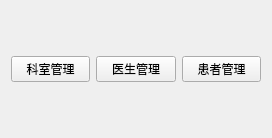
<?xml version="1.0" encoding="UTF-8"?>
<ui version="4.0">
 <class>WelcomeView</class>
 <widget class="QWidget" name="WelcomeView">
  <property name="geometry">
   <rect>
    <x>0</x>
    <y>0</y>
    <width>272</width>
    <height>138</height>
   </rect>
  </property>
  <property name="windowTitle">
   <string>欢迎</string>
  </property>
  <layout class="QVBoxLayout" name="verticalLayout">
   <item>
    <spacer name="verticalSpacer">
     <property name="orientation">
      <enum>Qt::Vertical</enum>
     </property>
     <property name="sizeHint" stdset="0">
      <size>
       <width>20</width>
       <height>40</height>
      </size>
     </property>
    </spacer>
   </item>
   <item>
    <layout class="QHBoxLayout" name="horizontalLayout">
     <item>
      <widget class="QPushButton" name="btDepartment">
       <property name="minimumSize">
        <size>
         <width>20</width>
         <height>20</height>
        </size>
       </property>
       <property name="text">
        <string>科室管理</string>
       </property>
      </widget>
     </item>
     <item>
      <widget class="QPushButton" name="btDoctor">
       <property name="minimumSize">
        <size>
         <width>20</width>
         <height>20</height>
        </size>
       </property>
       <property name="text">
        <string>医生管理</string>
       </property>
      </widget>
     </item>
     <item>
      <widget class="QPushButton" name="btatient">
       <property name="minimumSize">
        <size>
         <width>20</width>
         <height>20</height>
        </size>
       </property>
       <property name="text">
        <string>患者管理</string>
       </property>
      </widget>
     </item>
    </layout>
   </item>
   <item>
    <spacer name="verticalSpacer_2">
     <property name="orientation">
      <enum>Qt::Vertical</enum>
     </property>
     <property name="sizeHint" stdset="0">
      <size>
       <width>20</width>
       <height>40</height>
      </size>
     </property>
    </spacer>
   </item>
  </layout>
 </widget>
 <resources/>
 <connections/>
</ui>
